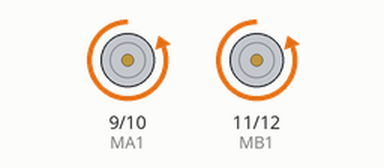
Simulated run of this sketch. Board: Arduino Uno, built with avr-gcc and run on an emulated ATmega328P. Parts: motor-driver pin pairs drawn as motors (green arrow = first pin HIGH = forward, orange = second pin HIGH = backward, longer = more drive).

Above: at 0.5 s.
At 1.5 s:
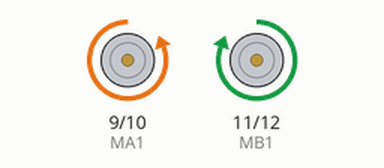
At 5.5 s:
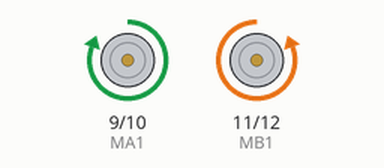
Timing chart, 0 to 6.9 s (numbered marks = the images above):
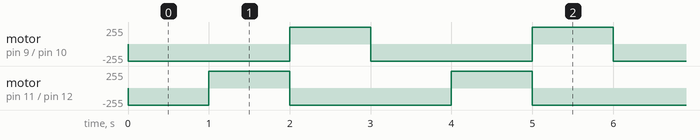

Measured:
- by itself, motor on pin 9 (MA1) / pin 10 (MA2): alternates forward 255/255 for 1.0 s and backward 255/255 for 2.0 s
- by itself, motor on pin 11 (MB1) / pin 12 (MB2): repeats every 3.0 s: forward 255/255 1.0 s, backward 255/255 2.0 s

The sketch:

PruebaRobotArduino.ino
```cpp
int MA1=9,MA2=10,MB1=11,MB2=12;
void setup(){
pinMode(MA1,OUTPUT);
pinMode(MA2,OUTPUT);
pinMode(MB1,OUTPUT);
pinMode(MB2,OUTPUT);
}
void loop(){
avanza();
delay(1000);
derecha();
delay(1000);
izquierda();
delay(1000);
}

void avanza(){
digitalWrite(MA1,LOW);
digitalWrite(MA2,HIGH);
digitalWrite(MB1,LOW);
digitalWrite(MB2,HIGH);
}
void izquierda(){
digitalWrite(MA1,HIGH);
digitalWrite(MA2,LOW);
digitalWrite(MB1,LOW);
digitalWrite(MB2,HIGH);
}
void derecha(){
digitalWrite(MA1,LOW);
digitalWrite(MA2,HIGH);
digitalWrite(MB1,HIGH);
digitalWrite(MB2,LOW);
}
```
